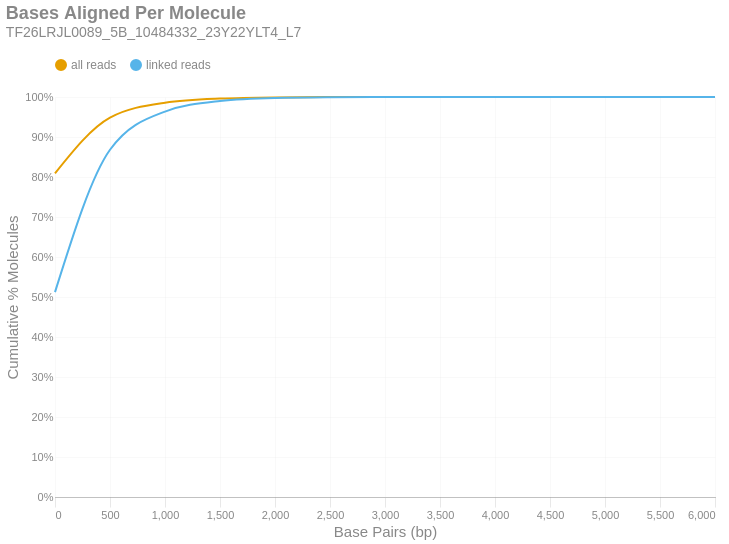

Source (notebook cell):
### Markdown cell above
### Bases Aligned Per Molecule
This is a cumulative frequency distribution showing the number of base pairs aligned per unique molecule. These data are shown in 500 bp bins. There are two distributions: one with `all reads` (yellow) and another with only `linked reads` (blue). The percent of molecules in the `linked reads` distribution is relative to the total number of linked molecules.

### Code cell
if SKIPLR:
    print_html(f"Skipped")
else:
    binned_df = consolidated_hist(valids['aligned_bp'], mask, 500, True)
    with SafeRender(binned_df):
        (
            density_plot(binned_df, 'Bases Aligned Per Molecule', samplename, 'basesper')
            .encode(
                x=alt.X('bin:Q', title="Base Pairs (bp)").axis(tickMinStep=500).scale(padding=0),
                y=alt.Y('value:Q', title='Cumulative % Molecules')
                    .axis(format='%')
                    .scale(domain = [0,1])
                    .stack(False),
                color=alt.Color("key:N").scale(domain = ["all reads", "linked reads"]),
                tooltip = [
                    alt.Tooltip("key:N", title = "Data Type"),
                    alt.Tooltip("range_label:N", title="Bases Aligned Per Molecule"),
                    alt.Tooltip("value:Q", format = ".2%", title="% Molecules (Cum.)")
                ]
            )
        ).display()

### Figure 1 — Vega-Lite specification as saved in the notebook (floating-point values rounded to 4 significant figures)
{"width": "container", "height": 400, "config": {"title": {"anchor": "start", "dy": -15, "fontSize": 18, "color": "#888888", "subtitleColor": "#888888", "subtitleFontSize": 14}, "arc": {"fill": "#0072B2"}, "axis": {"domainColor": "#888888", "domainWidth": 0.5, "gridWidth": 0.2, "grid": false, "titleFontWeight": 400, "titleFontSize": 15, "labelFontSize": 11, "labelColor": "#888888", "tickColor": "#888888", "tickWidth": 0.2, "titleColor": "#888888"}, "axisBand": {"grid": false}, "axisX": {"grid": true, "tickSize": 10, "domainCap": "round"}, "axisY": {"domain": false, "grid": true, "tickSize": 0, "domainCap": "round"}, "background": "transparent", "header": {"labelFontSize": 15, "labelColor": "#888888", "titleFontSize": 15, "titleFontWeight": 600, "titleColor": "#888888"}, "legend": {"labelFont": "sans-serif", "labelFontSize": 12, "labelColor": "#888888", "symbolSize": 100, "symbolType": "circle", "titleFontSize": 12, "titlePadding": 10, "titleColor": "#888888", "title": null, "orient": "top"}, "range": {"category": ["#E69F00", "#56B4E9", "#009E73", "#F0E442", "#0072B2", "#D55E00", "#CC79A7", "#000000"], "diverging": ["#cfe8f3", "#a2d4ec", "#73bfe2", "#46abdb", "#1696d2", "#12719e"]}, "area": {"fill": "#0072B2", "fillOpacity": 0.7, "line": true, "strokeOpacity": 0.7}, "line": {"color": "#0072B2", "stroke": "#0072B2", "strokeWidth": 2}, "trail": {"color": "#0072B2", "stroke": "#0072B2", "strokeWidth": 0, "size": 1}, "point": {"filled": true, "fillOpacity": 1.0, "size": 95}, "text": {"color": "#888888", "fontSize": 11, "align": "right", "fontWeight": 400, "size": 11}, "bar": {"fill": "#0072B2", "stroke": null}, "view": {"stroke": null, "continuousWidth": 660, "continuousHeight": 400}}, "data": {"name": "data-767d45ffbeaf01259126580bb384850c"}, "mark": {"type": "line", "interpolate": "monotone", "point": {"opacity": 0, "size": 275}}, "encoding": {"color": {"field": "key", "scale": {"domain": ["all reads", "linked reads"]}, "type": "nominal"}, "tooltip": [{"field": "key", "title": "Data Type", "type": "nominal"}, {"field": "range_label", "title": "Bases Aligned Per Molecule", "type": "nominal"}, {"field": "value", "format": ".2%", "title": "% Molecules (Cum.)", "type": "quantitative"}], "x": {"axis": {"tickMinStep": 500}, "field": "bin", "scale": {"padding": 0}, "title": "Base Pairs (bp)", "type": "quantitative"}, "y": {"axis": {"format": "%"}, "field": "value", "scale": {"domain": [0, 1]}, "stack": false, "title": "Cumulative % Molecules", "type": "quantitative"}}, "params": [{"name": "param_c36ac31b6afebe62", "select": {"type": "point", "fields": ["key"]}, "bind": "legend"}], "title": {"text": "Bases Aligned Per Molecule", "subtitle": "TF26LRJL0089_5B_10484332_23Y22YLT4_L7"}, "transform": [{"fold": ["all reads (cumsum)", "linked reads (cumsum)"]}, {"calculate": "replace(datum.key, ' (cumsum)', '')", "as": "key"}, {"filter": {"param": "param_c36ac31b6afebe62"}}], "usermeta": {"embedOptions": {"downloadFileName": "TF26LRJL0089_5B_10484332_23Y22YLT4_L7.basesper"}}, "$schema": "https://vega.github.io/schema/vega-lite/v6.4.1.json", "datasets": {"data-767d45ffbeaf01259126580bb384850c": [{"bin": "0.0", "interval": "0.0-500.0", "all reads": 0.8093, "linked reads": 0.5122, "all reads (cumsum)": 0.8093, "linked reads (cumsum)": 0.5122, "range_label": "0-499"}, {"bin": "500.0", "interval": "500.0-1000.0", "all reads": 0.1393, "linked reads": 0.3559, "all reads (cumsum)": 0.9485, "linked reads (cumsum)": 0.8681, "range_label": "500-999"}, {"bin": "1000.0", "interval": "1000.0-1500.0", "all reads": 0.03726, "linked reads": 0.09553, "all reads (cumsum)": 0.9858, "linked reads (cumsum)": 0.9636, "range_label": "1000-1499"}, {"bin": "1500.0", "interval": "1500.0-2000.0", "all reads": 0.01029, "linked reads": 0.02639, "all reads (cumsum)": 0.9961, "linked reads (cumsum)": 0.99, "range_label": "1500-1999"}, {"bin": "2000.0", "interval": "2000.0-2500.0", "all reads": 0.002962, "linked reads": 0.007594, "all reads (cumsum)": 0.9991, "linked reads (cumsum)": 0.9976, "range_label": "2000-2499"}, {"bin": "2500.0", "interval": "2500.0-3000.0", "all reads": 0.0006788, "linked reads": 0.00174, "all reads (cumsum)": 0.9997, "linked reads (cumsum)": 0.9993, "range_label": "2500-2999"}, {"bin": "3000.0", "interval": "3000.0-3500.0", "all reads": 0.0001845, "linked reads": 0.0004731, "all reads (cumsum)": 0.9999, "linked reads (cumsum)": 0.9998, "range_label": "3000-3499"}, {"bin": "3500.0", "interval": "3500.0-4000.0", "all reads": 5.898e-05, "linked reads": 0.0001512, "all reads (cumsum)": 1.0, "linked reads (cumsum)": 0.9999, "range_label": "3500-3999"}, {"bin": "4000.0", "interval": "4000.0-4500.0", "all reads": 2.019e-05, "linked reads": 5.176e-05, "all reads (cumsum)": 1.0, "linked reads (cumsum)": 1.0, "range_label": "4000-4499"}, {"bin": "4500.0", "interval": "4500.0-5000.0", "all reads": 4.731e-06, "linked reads": 1.213e-05, "all reads (cumsum)": 1.0, "linked reads (cumsum)": 1.0, "range_label": "4500-4999"}, {"bin": "5000.0", "interval": "5000.0-5500.0", "all reads": 1.262e-06, "linked reads": 3.235e-06, "all reads (cumsum)": 1.0, "linked reads (cumsum)": 1.0, "range_label": "5000-5499"}, {"bin": "5500.0", "interval": "5500.0-6000.0", "all reads": 3.154e-07, "linked reads": 8.087e-07, "all reads (cumsum)": 1.0, "linked reads (cumsum)": 1.0, "range_label": "5500-5999"}, {"bin": "6000.0", "interval": "6000.0-6500.0", "all reads": 3.154e-07, "linked reads": 8.087e-07, "all reads (cumsum)": 1.0, "linked reads (cumsum)": 1.0, "range_label": "6000-6499"}]}}
